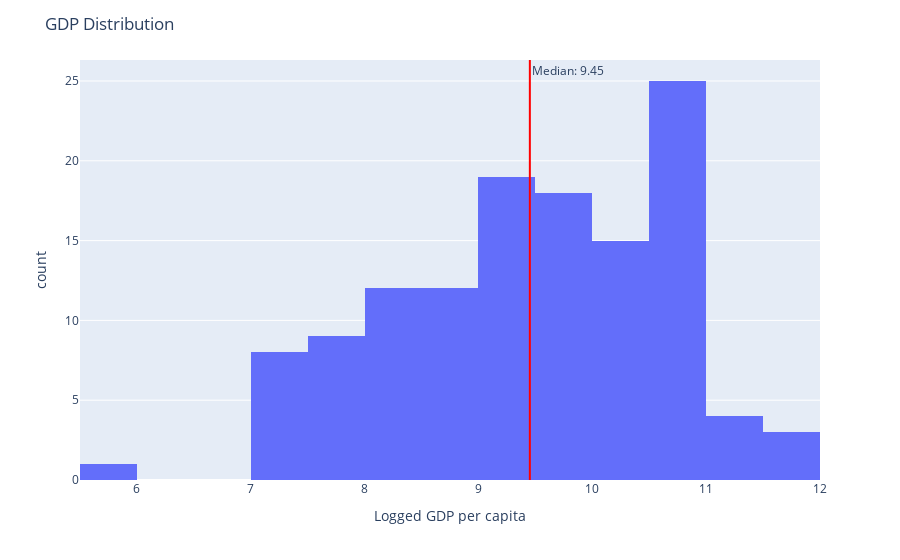

Notebook source saved alongside this figure:
### Code cell
fig = px.histogram(df, 'Logged GDP per capita')
median_value = df['Logged GDP per capita'].mean()
fig.add_vline(x=median_value, line_dash="solid", line_color="red", annotation_text=f"Median: {median_value:.2f}")
fig.update_layout(title='GDP Distribution')
fig.show()

### Figure 1 — Plotly figure (JSON) as saved in the notebook; plotly's stock layout.template omitted (floating-point values rounded to 4 significant figures)
{"data": [{"alignmentgroup": "True", "bingroup": "x", "hovertemplate": "Logged GDP per capita=%{x}<br>count=%{y}<extra></extra>", "legendgroup": "", "marker": {"color": "#636efa", "pattern": {"shape": ""}}, "name": "", "offsetgroup": "", "orientation": "v", "showlegend": false, "type": "histogram", "x": [10.79, 10.96, 10.9, 10.64, 10.94, 10.88, 11.09, 11.16, 11.66, 10.66, 10.9, 10.82, 10.77, 11.53, 11.05, 10.88, 10.84, 10.7, 10.57, 10.7, 10.59, 9.952, 10.34, 11.57, 11.14, 10.04, 10.35, 10.71, 10.54, 10.54, 10.63, 10.11, 9.85, 10.66, 10.3, 10.45, 8.618, 10.37, 10.78, 9.116, 10.17, 9.854, 10.61, 10.62, 10.34, 9.582, 9.089, 10.42, 9.959, 8.635, 8.948, 10.17, 10.43, 10.69, 10.29, 9.957, 9.751, 9.372, 8.486, 9.499, 9.738, 9.287, 9.51, 9.813, 9.165, 8.985, 10.21, 9.584, 9.811, 9.27, 9.402, 8.979, 10.09, 8.256, 9.615, 8.237, 9.3, 9.567, 9.385, 9.478, 5.527, 8.962, 9.646, 7.88, 9.314, 9.537, 8.496, 8.217, 7.116, 9.098, 8.973, 9.61, 8.155, 8.591, 7.667, 9.121, 8.596, 8.54, 7.091, 9.244, 8.458, 9.491, 7.716, 7.261, 8.385, 8.103, 8.404, 8.685, 7.648, 7.655, 9.367, 7.673, 9.13, 7.739, 7.277, 8.759, 7.29, 8.074, 7.857, 8.075, 7.302, 9.629, 7.641, 7.394, 9.478, 7.324], "xaxis": "x", "yaxis": "y"}], "layout": {"annotations": [{"showarrow": false, "text": "Median: 9.45", "x": 9.451, "xanchor": "left", "xref": "x", "y": 1, "yanchor": "top", "yref": "y domain"}], "barmode": "relative", "legend": {"tracegroupgap": 0}, "margin": {"t": 60}, "shapes": [{"line": {"color": "red", "dash": "solid"}, "type": "line", "x0": 9.451, "x1": 9.451, "xref": "x", "y0": 0, "y1": 1, "yref": "y domain"}], "title": {"text": "GDP Distribution"}, "xaxis": {"anchor": "y", "domain": [0, 1], "title": {"text": "Logged GDP per capita"}}, "yaxis": {"anchor": "x", "domain": [0, 1], "title": {"text": "count"}}}}
